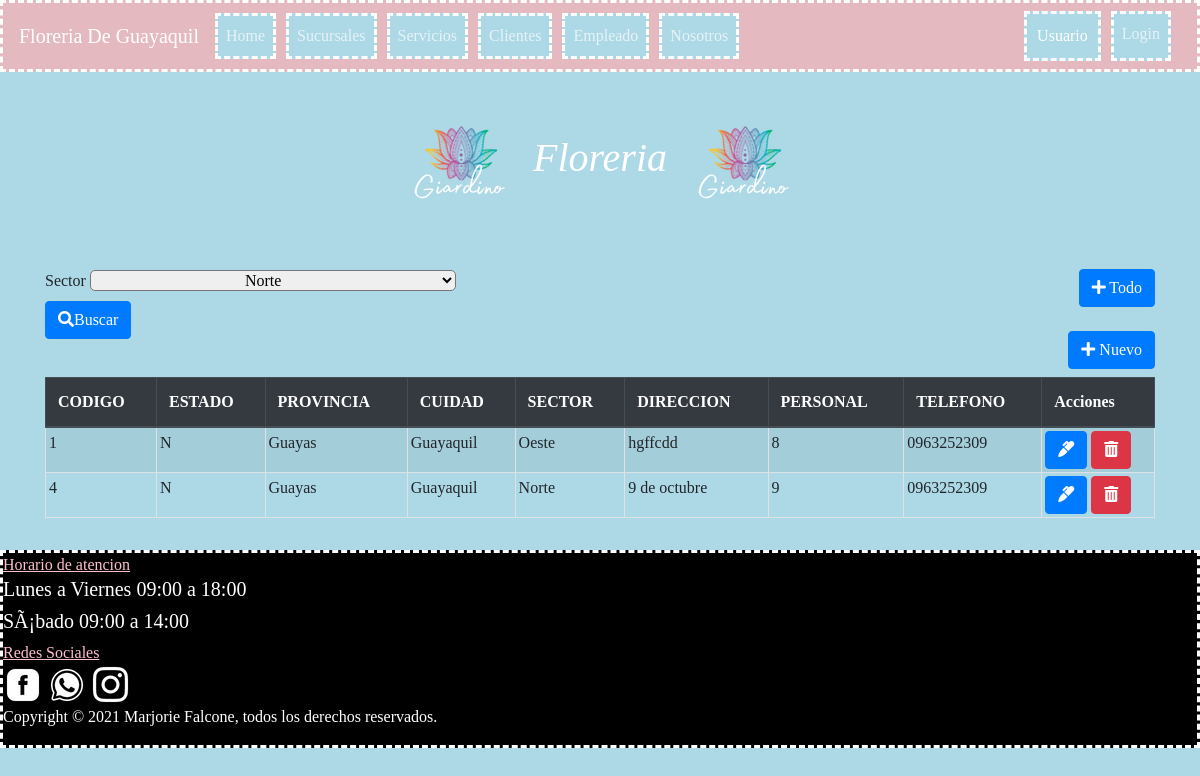
/index.php?c=sucursal&a=index, run on the app's committed database.
### tables this page shows
CREATE TABLE `sucursal` (
  `IdSucursal` int(11) NOT NULL,
  `Direccion` varchar(50) NOT NULL,
  `Ciudad` varchar(45) NOT NULL,
  `telefono` varchar(10) NOT NULL,
  `Provincia` varchar(30) NOT NULL,
  `Sector` varchar(20) NOT NULL,
  `Personal` int(11) NOT NULL,
  `Estado` varchar(1) NOT NULL
);

### controlador/SucursalController.php (called while the page is built, shortened)
<?php
require_once 'modelo/dao/SucursalDAO.php';
class SucursalController {
     private $modelo;
    public function __construct() {
        $this->modelo = new SucursalDAO();
    }
    public function index() {
        $resultados = $this->modelo->listar();
        require_once 'vista/sucursal/sucursal.list.php';
    }
}

### controlador/FrontController.php (called while the page is built, shortened)
<?php
class FrontController {
public function ruteo(){
    $funcion = (!empty($_REQUEST['f']))?htmlentities($_REQUEST['f']):FUNCION_PRINCIPAL;
    $controlador = new $controlador();
    $controlador->$funcion();
}
}

### index.php (called while the page is built)
<?php
require_once 'controlador/FrontController.php';
$frontController = new FrontController();
$frontController->ruteo();

### config/Conexion.php (called while the page is built)
<?php
class Conexion{
    public static function getConexion(){
        $database_username = 'root';
        $database_password = 'Falcone.1998';
        $dbname="floreria";
        $dsn = 'mysql:host=localhost;dbname=' . $dbname;
        $conexion = null;
        try{
            $conexion = new PDO($dsn, $database_username, $database_password );
        }catch(Exception $e){
                echo $e;
                die("error " . $e->getMessage());
        }
        return $conexion;
    }
}

### modelo/dao/SucursalDAO.php (called while the page is built, shortened)
<?php
require_once 'config/Conexion.php';
class SucursalDAO {
    private $con;
    public function __construct() {
        $this->con = Conexion::getConexion();
    }
    public function listar(){
        $sql = "select * from sucursal ;";
        $stmt = $this->con->prepare($sql);
        $stmt->execute();
        $resultados = $stmt->fetchAll(PDO::FETCH_ASSOC);
        return $resultados;
    }
}

### vista/sucursal/sucursal.list.php (the view, shortened to what this page needs)
<?php require_once 'vista/templates/encabezado.php'; ?>
<div class="container">
    <div class="row">
        <div class="col-sm-6">
            <form action="index.php?c=sucursal&f=buscar" method="POST">
                 <label for="nombre">Sector</label>
                    <select name="busqueda" id="busqueda" style="padding-left: 150px; padding-right: 150px; border-radius: 5px;">
                        <option value="Norte">Norte</option>
                    </select><br>
                <button type="submit" class="btn btn-primary"><i class="fas fa-search"></i>Buscar</button>
            </form>
        </div>
        <div class="col-sm-6 d-flex flex-column align-items-end">
            <a href="index.php?c=sucursal&a=index">
                <button type="button" class="btn btn-primary"><i class="fas fa-plus"></i> Todo </button>
            </a><br>
            <a href="index.php?c=sucursal&f=nuevo">
                <button type="button" class="btn btn-primary"><i class="fas fa-plus"></i> Nuevo</button>
            </a>
        </div>
    </div>
    <div class="table-responsive mt-2">
        <table class="table table-striped table-bordered">
            <thead class="thead-dark">
            <th>CODIGO</th>
            <th>ESTADO </th>
            <th>PROVINCIA </th>
            <th>CUIDAD </th>
            <th>SECTOR </th>
            <th>DIRECCION </th>
            <th>PERSONAL </th>
            <th>TELEFONO </th>
            <th>Acciones </th>
            </thead>
            <tbody class="tabladatos">
                <?php
                foreach ($resultados as $fila) {
                    ?>
                    <tr>
                        <td><?php echo $fila['IdSucursal']; ?></td>
                        <td><?php echo $fila['Estado']; ?></td>
                         <td><?php echo $fila['Provincia']; ?></td>
                        <td><?php echo $fila['Ciudad']; ?></td>
                        <td><?php echo $fila['Sector']; ?></td>
                        <td><?php echo $fila['Direccion']; ?></td>
                        <td><?php echo $fila['Personal']; ?></td>
                        <td><?php echo $fila['telefono']; ?></td>
                        <td><a class="btn btn-primary" href="index.php?c=sucursal&f=editar&id=<?php echo $fila['IdSucursal']; ?>"><i class="fas fa-marker"></i></a>
                            <a class="btn btn-danger" onclick="if (!confirm('Esta seguro de eliminar el producto?'))
                                        return false;"  href="index.php?c=sucursal&f=eliminar&id=<?php echo $fila['IdSucursal']; ?>">
                                <i class="fas fa-trash-alt"></i></a>
                        </td>
                    </tr>
                <?php } ?>
            </tbody>
        </table>
    </div>
</div>
<?php require_once 'vista/templates/piedepagina.php'; ?>

### assets/css/styles.css (style rules this page uses)
.tabladatos tr td { padding: 3px ; }

### assets/css/Style.css (style rules this page uses)
body { font-family: cursive; background: pink; }

### vista/templates/piedepagina.php (style rules this page uses)
button { background-color: pink; }

### data on the page
sucursal: IdSucursal "1", Estado "N", Provincia "Guayas", Ciudad "Guayaquil", Sector "Oeste", Direccion "hgffcdd", Personal "8", telefono "0963252309"
sucursal: IdSucursal "4", Estado "N", Provincia "Guayas", Ciudad "Guayaquil", Sector "Norte", Direccion "9 de octubre", Personal "9", telefono "0963252309"
